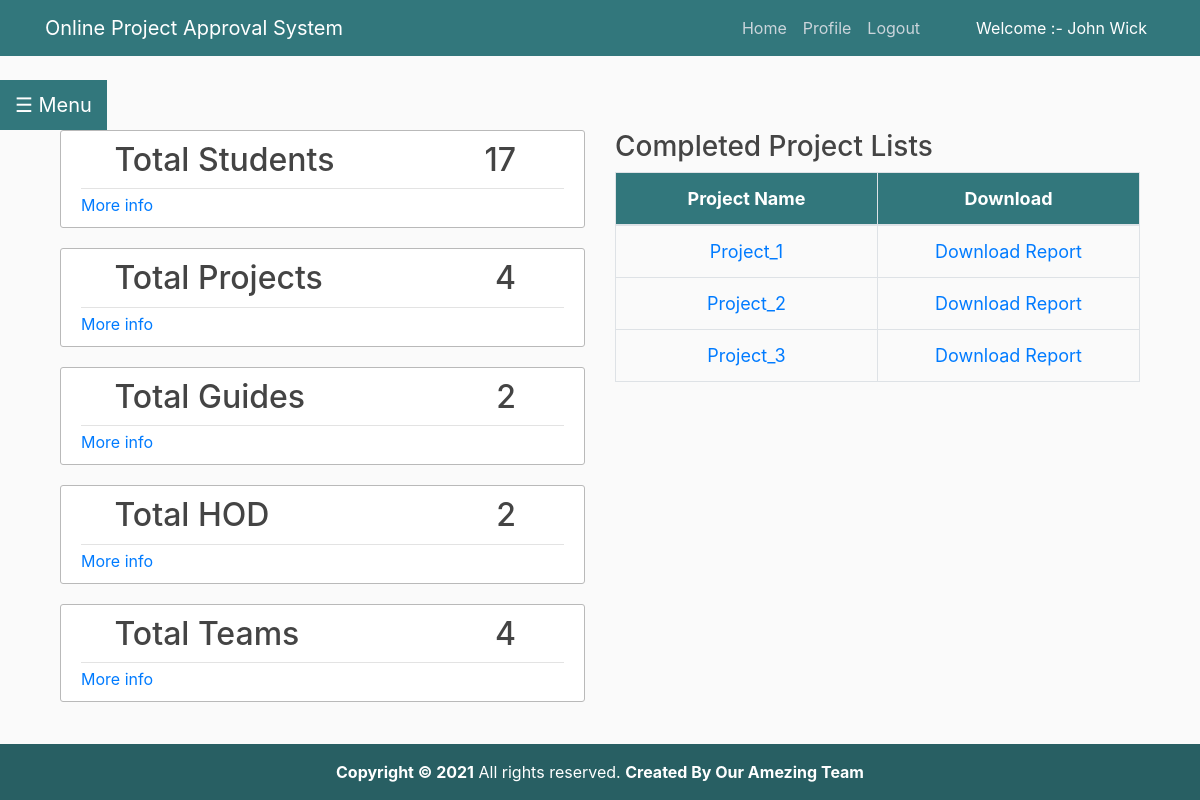
/admin_home/ (signed in), run on the app's committed database.
### project/models.py (models this page shows, shortened)
class CustomUser(AbstractUser):
    user_type_data = ((1, 'Admin'), (2, 'HOD'), (3, 'Guide'), (4, 'Student'))
    user_type = models.CharField(default = 1, choices = user_type_data, max_length = 10)

class Project(models.Model):
    id = models.AutoField(primary_key=True)
    p_id = models.CharField(max_length=20, null = False, unique=True)
    title = models.CharField(max_length=50, null=False)
    description = models.TextField(null=False)
    report = models.FileField(upload_to='project_reports', null=True)
    status = models.CharField(max_length=20, null = False)
    objects = models.Manager()

### project/adminViews.py (the view)
# urls.py: path('admin_home/', adminViews.admin_home, name="admin_home"),
def admin_home(request):
    all_student_count = Student.objects.all().count()
    project_count = Project.objects.all().count()
    guide_count = Guide.objects.all().count()
    hod_count = HOD.objects.all().count()
    team_count = Team.objects.all().count()
    student_name_list = []
    students = Student.objects.all()
    for student in students:
        student_name_list.append(student.admin.first_name)
    total_list = Project.objects.all()
    project_list=[]
    for l in total_list:
        if l.status == "Approved By HOD":
            project_list.append(l)
    guide_name_list = []
    guide_list = Guide.objects.all()
    for g in guide_list:
        guide_name_list.append(g.admin.first_name)
    hod_name_list = []
    hod_list = HOD.objects.all()
    for h in hod_list:
        hod_name_list.append(h.admin.first_name)
    team_name_list = []
    team_list = Team.objects.all()
    for t in team_list:
        team_name_list.append(t.name)
    context = {
        'all_student_count':all_student_count,
        'project_count':project_count,
        'guide_count':guide_count,
        'hod_count':hod_count,
        'team_count':team_count,
        'team_name_list':team_name_list,
        'student_name_list':student_name_list,
        'project_list':project_list,
        'guide_name_list':guide_name_list,
        'hod_name_list':hod_name_list,
    }
    return render(request, 'project/admin_templates/admin_home.html',context)

### project/LoginCheckMiddleWare.py (called while the page is built, shortened)
    def process_view(self, request, view_func, view_args, view_kwargs):
        modulename = view_func.__module__
        user = request.user
        if user.is_authenticated:
            if user.user_type == "1":
                if modulename == "project.adminViews":
                    pass
                elif modulename == "project.views" or modulename == "django.views.static":
                    pass
                else:
                    return redirect("admin_home")
            else:
                return redirect("doLogin")

### project/templates/project/admin_templates/admin_home.html
{% extends 'project/admin_templates/base_template.html' %}
{% load static %}
{% block content %}
<section class="container">
        <div class="row">
        <div class="col-md-6">
        <article class="media content-section">
        <div class="media-body">
          <div class="article-metadata">
            <h2><i class="fa fa-users "></i> Total Students   <a class="article-title pr-5" style="float:right;">{{ all_student_count }}</a> </h2>
          </div>
          <a href="{% url 'manage_student' %}" class="small-box-footer"> More info <i class="fa fa-arrow-circle-right"></i></a>
        </div>
      </article>
      <article class="media content-section">
        <div class="media-body">
          <div class="article-metadata">
            <h2><i class="fa fa-users "></i> Total Projects   <a class="article-title pr-5" style="float:right;">{{ project_count }}</a> </h2>
          </div>
          <a href="{% url 'manage_project' %}" class="small-box-footer"> More info <i class="fa fa-arrow-circle-right"></i></a>
        </div>
      </article>
      <article class="media content-section">
        <div class="media-body">
          <div class="article-metadata">
            <h2><i class="fa fa-users "></i> Total Guides <a class="article-title pr-5" style="float:right;">{{ guide_count }}</a> </h2>
          </div>
          <a href="{% url 'manage_guide' %}" class="small-box-footer"> More info <i class="fa fa-arrow-circle-right"></i></a>
        </div>
      </article>
      <article class="media content-section">
        <div class="media-body">
          <div class="article-metadata">
            <h2><i class="fa fa-users "></i> Total HOD  <a class="article-title pr-5" style="float:right;">{{ hod_count }}</a> </h2>
          </div>
          <a href="{% url 'manage_hod' %}" class="small-box-footer"> More info <i class="fa fa-arrow-circle-right"></i></a>
        </div>
      </article>
      <article class="media content-section">
        <div class="media-body">
          <div class="article-metadata">
            <h2><i class="fas fa-users "></i> Total Teams  <a class="article-title pr-5" style="float:right;">{{ team_count }}</a></h2>
          </div>
          <a href="{% url 'manage_team' %}" class="small-box-footer"> More info <i class="fa fa-arrow-circle-right"></i></a>
        </div>
      </article>
      </div>
        <div class="col-md-6">
          <h3> Completed Project Lists </h3>
          <table class="table table-bordered" style="font-size:18px;table-layout:fixed; text-align:center; border-style:solid;">
              <thead>
              <tr>
                <th>Project Name</th>
                <th>Download</th>
              </tr>
            </thead>
            <tbody>
            {% for p_list in project_list %}
              <tr>
                <td><a href="{% url 'admin_project_view' p_list.p_id %}">{{ p_list.title }}</a></td>
                <td> <a href="{{ p_list.report }}" download="{{ p_list.report }}"> Download Report </a></td>
              </tr>
              {% endfor %}
            </tbody>
            </table>
        </div>
      </div>
   </section>
{% endblock  %}

### project/templates/project/admin_templates/base_template.html (shortened to what this page needs)
{% load static %}
<!DOCTYPE html>
<html lang="en" dir="ltr">
  <head>
    <link rel="stylesheet" href="https://stackpath.bootstrapcdn.com/bootstrap/4.3.1/css/bootstrap.min.css">
    <link rel="stylesheet" href="{% static 'project/main.css' %}">
    <link rel="stylesheet" href="{% static "fontawesome-free/css/all.min.css" %}">
    <link rel="stylesheet" href="https://code.ionicframework.com/ionicons/2.0.1/css/ionicons.min.css">
    <link rel="stylesheet" href="{% static "daterangepicker/daterangepicker.css" %}">
  </head>
  <body>
    <header class="site-header">
      <nav class="navbar navbar-expand-md navbar-dark bg-steel fixed-top">
        <div class="container">
          <a href="/" class="navbar-brand mr-4" >Online Project Approval System</a>
          <div class="collapse navbar-collapse" id="navbarToggle">
            <div class="navbar-nav">
              {% if user.is_authenticated %}
              <a href="{% url 'admin_home' %}" class="nav-item nav-link">Home</a>
              <a href="{% url 'admin_profile' %}" class="nav-item nav-link">Profile</a>
              <a href="{% url 'logout_user' %}" class="nav-item nav-link">Logout</a>
              <a class="nav-item nav-link pl-5" style="color:white;"> Welcome :- {{ user.first_name }} {{ user.last_name }}</a>
              {% else %}
                <a href="{% url 'project-home' %}" class="nav-item nav-link">Home</a>
                <a href="{% url 'doLogin' %}" class="nav-item nav-link">Login</a>
                <a href="{% url 'project-about' %}" class="nav-item nav-link">About</a>
              {% endif %}
            </div>
          </div>
        </div>
      </nav>
    </header>
    {% include 'project/admin_templates/sidebar.html' with user=user id=id %}
   <main role="main" class="container">
      <div class="row">
        <div class="col-md-12">
          {% block content %}
          {% endblock %}
        </div>
      </div>
    </main>
 <footer class="text-left text-white fixed-bottom" style="background-color:#32777c;">
      <div class="text-center p-3" style="background-color:rgba(0,0,0,0.2);">
      <strong>Copyright &copy; {% now "Y" %}</strong>
      All rights reserved.
        <b>Created By Our <a class="text-white" href="{% url 'project-about' %}">Amezing Team</a></b>
      </div>
    </footer>
  </body>
</html>

### static/project/main.css (style rules this page uses)
body { background: #fafafa; color: #333333; margin-top: 5rem; }
h1, h2, h3, h4, h5, h6 { color: #444444; }
.bg-steel { background-color: #32777c; }
.site-header .navbar-nav .nav-link { color: #cbd5db; }
.content-section { background: #ffffff; padding: 10px 20px; border: 1px solid #b9b9b9; border-radius: 3px; margin-bottom: 20px; }
.article-title { color: #444444; }
.article-metadata { padding-bottom: 1px; margin-bottom: 4px; border-bottom: 1px solid #e3e3e3 }

### project/templates/project/admin_templates/base_template.html (style rules this page uses)
thead { background-color : #32777c; }
th { color : white; }
body { margin-bottom : 60px; }

### data on the page
CustomUser: first_name "John", last_name "Wick"
Project: title "Project_1"
Project: title "Project_2"
Project: title "Project_3"

### other printed values
{{ all_student_count }} "17"
{{ project_count }} "4"
{{ guide_count }} "2"
{{ hod_count }} "2"
{{ team_count }} "4"
